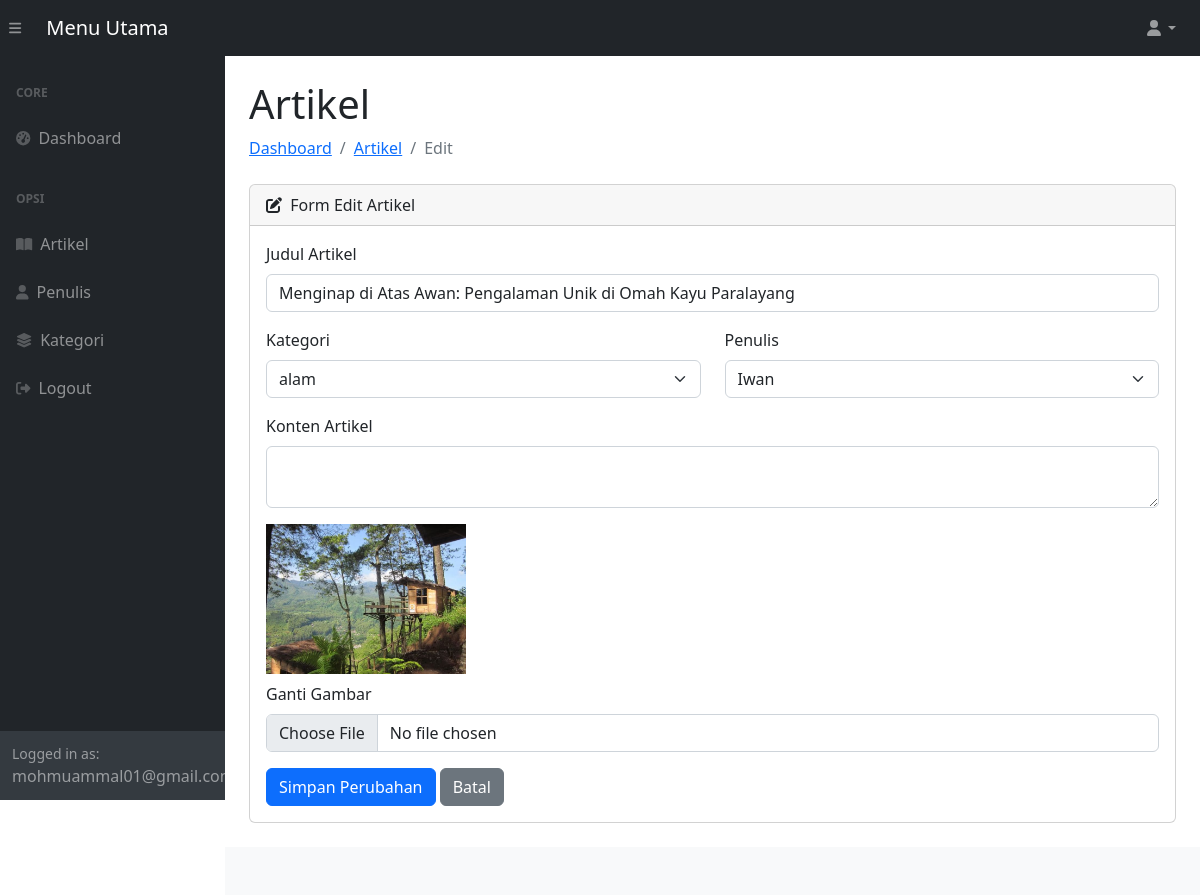
The page /adminn/edit_artikel.php?id=5 (signed in) on the database its author committed.
### tables this page shows
CREATE TABLE IF NOT EXISTS `article` (
  `id` int NOT NULL AUTO_INCREMENT,
  `title` varchar(255) NOT NULL,
  `content` mediumtext NOT NULL,
  `picture` varchar(255) DEFAULT NULL,
  `last_modified` datetime DEFAULT NULL,
  PRIMARY KEY (`id`)
);

### adminn/edit_artikel.php (the view, shortened to what this page needs)
<?php
include_once 'function.php';
$id = $_GET['id'];
$query = "SELECT a.*, c.id as category_id, au.id as author_id
          FROM article a
          LEFT JOIN article_category ac ON a.id = ac.article_id
          LEFT JOIN category c ON ac.category_id = c.id
          LEFT JOIN article_author aa ON a.id = aa.article_id
          LEFT JOIN author au ON aa.author_id = au.id
          WHERE a.id = ?";
$stmt = mysqli_prepare($koneksi, $query);
mysqli_stmt_bind_param($stmt, "i", $id);
mysqli_stmt_execute($stmt);
$result = mysqli_stmt_get_result($stmt);
$artikel = mysqli_fetch_assoc($result);
$kategori_list = mysqli_query($koneksi, "SELECT id, name FROM category ORDER BY name");
$penulis_list = mysqli_query($koneksi, "SELECT id, nickname FROM author ORDER BY nickname");
?>
<!DOCTYPE html>
<html lang="en">
    <head>
        <link href="css/styles.css" rel="stylesheet" />
    </head>
    <body class="sb-nav-fixed">
        <nav class="sb-topnav navbar navbar-expand navbar-dark bg-dark">
            <button class="btn btn-link btn-sm order-1 order-lg-0 me-4 me-lg-0" id="sidebarToggle" href="#!"><i class="fas fa-bars"></i></button>
            <a class="navbar-brand ps-3" href="index.html">Menu Utama</a>
            <ul class="navbar-nav ms-auto me-0 me-md-3 my-2 my-md-0">
                <li class="nav-item dropdown">
                    <a class="nav-link dropdown-toggle" id="navbarDropdown" href="#" role="button" data-bs-toggle="dropdown" aria-expanded="false"><i class="fas fa-user fa-fw"></i></a>
                </li>
            </ul>
        </nav>
        <div id="layoutSidenav">
            <div id="layoutSidenav_nav">
                <nav class="sb-sidenav accordion sb-sidenav-dark" id="sidenavAccordion">
                    <div class="sb-sidenav-menu">
                        <div class="nav">
                            <div class="sb-sidenav-menu-heading">Core</div>
                            <a class="nav-link" href="index.php">
                                <div class="sb-nav-link-icon"><i class="fas fa-tachometer-alt"></i></div>
                                Dashboard
                            </a>
                            <div class="sb-sidenav-menu-heading">Opsi</div>
                            <a class="nav-link collapsed" href="artikel.php">
                                <div class="sb-nav-link-icon"><i class="fas fa-book-open"></i></div>
                                Artikel
                            </a>
                            <a class="nav-link" href="penulis.php">
                                <div class="sb-nav-link-icon"><i class="fa-sharp-duotone fa-solid fa-user"></i></div>
                                Penulis
                            </a>
                            <a class="nav-link" href="kategori.php">
                                <div class="sb-nav-link-icon"><i class="fa-sharp-duotone fa-solid fa-layer-group"></i></div>
                                Kategori
                            </a>
                            <a class="nav-link" href="logout.php">
                                <div class="sb-nav-link-icon"><i class="fa-sharp-duotone fa-solid fa-right-from-bracket"></i></div>
                                Logout
                            </a>
                        </div>
                    </div>
                    <div class="sb-sidenav-footer">
                        <div class="small">Logged in as:</div>
                        <?php
                        echo htmlspecialchars($_SESSION['admin']['username']);
                        ?>
                    </div>
                </nav>
            </div>
            <div id="layoutSidenav_content">
                <main>
                    <div class="container-fluid px-4">
                        <h1 class="mt-4">Artikel</h1>
                        <ol class="breadcrumb mb-4">
                            <li class="breadcrumb-item"><a href="index.php">Dashboard</a></li>
                            <li class="breadcrumb-item"><a href="artikel.php">Artikel</a></li>
                            <li class="breadcrumb-item active">Edit</li>
                        </ol>
                        <div class="card mb-4">
                            <div class="card-header"><i class="fas fa-edit me-1"></i> Form Edit Artikel</div>
                            <div class="card-body">
                                <form id="edit-form" action="proses_edit_artikel.php" method="post" enctype="multipart/form-data">
                                    <div class="mb-3"><label for="title" class="form-label">Judul Artikel</label><input type="text" class="form-control" id="title" name="title" value="<?php echo htmlspecialchars($artikel['title']); ?>" required></div>
                                    <div class="row">
                                        <div class="col-md-6 mb-3">
                                            <label for="category_id" class="form-label">Kategori</label>
                                            <select class="form-select" id="category_id" name="category_id" required>
                                                <?php mysqli_data_seek($kategori_list, 0); while($kategori = mysqli_fetch_assoc($kategori_list)): ?>
                                                    <option value="<?php echo $kategori['id']; ?>" <?php if($kategori['id'] == $artikel['category_id']) echo 'selected'; ?>><?php echo htmlspecialchars($kategori['name']); ?></option>
                                                <?php endwhile; ?>
                                            </select>
                                        </div>
                                        <div class="col-md-6 mb-3">
                                            <label for="author_id" class="form-label">Penulis</label>
                                            <select class="form-select" id="author_id" name="author_id" required>
                                                <?php mysqli_data_seek($penulis_list, 0); while($penulis = mysqli_fetch_assoc($penulis_list)): ?>
                                                    <option value="<?php echo $penulis['id']; ?>" <?php if($penulis['id'] == $artikel['author_id']) echo 'selected'; ?>><?php echo htmlspecialchars($penulis['nickname']); ?></option>
                                                <?php endwhile; ?>
                                            </select>
                                        </div>
                                    </div>
                                    <div class="mb-3"><label for="editor" class="form-label">Konten Artikel</label><textarea class="form-control" id="editor" name="content"><?php echo htmlspecialchars($artikel['content']); ?></textarea></div>
                                        <?php if (!empty($artikel['picture'])): ?>
                                            <div class="mb-2"><img src="assets/img/<?php echo htmlspecialchars($artikel['picture']); ?>" alt="Gambar saat ini" style="max-width: 200px;"></div>
                                        <?php endif; ?>
                                    <div class="mb-3"><label for="picture" class="form-label">Ganti Gambar</label><input type="file" class="form-control" id="picture" name="picture" accept="image/*"></div>
                                    <button type="submit" class="btn btn-primary">Simpan Perubahan</button>
                                    <a href="artikel.php" class="btn btn-secondary">Batal</a>
                                </form>
                            </div>
                        </div>
                    </div>
                </main>
                <footer class="py-4 bg-light mt-auto">
                    </footer>
            </div>
        </div>
    </body>
</html>

### rows shown on the page
article: title "Menginap di Atas Awan: Pengalaman Unik di Omah Kayu Paralayang", picture (picture)

### other values the page prints
$_SESSION['admin']['username'] "mohmuammal01@gmail.com"
form field category_id "alam"
form field author_id "Iwan"
